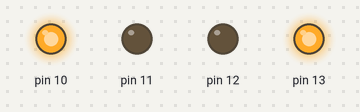
This sketch was run on a simulated Arduino Uno, built with avr-gcc and run on an emulated ATmega328P. On the bench: output pins drawn as LEDs (lit = HIGH). What the sketch prints to the serial monitor is not drawn.

Above: at 1.5 s.
At 7.5 s:
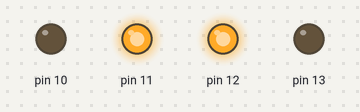
At 11.2 s:
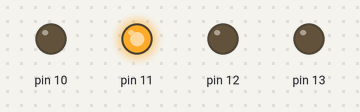
At 15.3 s:
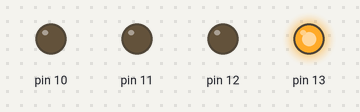
Timing chart, 0 to 15.6 s (numbered marks = the images above):
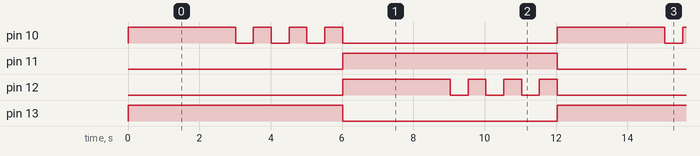

The sketch:

SF02-blink.ino
```cpp
int stato;

void setup() {
  Serial.begin(9600);
  pinMode(10, OUTPUT);
  pinMode(11, OUTPUT);
  pinMode(12, OUTPUT);
  pinMode(13, OUTPUT);
}

unsigned long t1;

void loop() {
  switch(stato) {
    case 0:
      st0();
      t1 = millis();
      break;
    case 1:
      waitAndGo(2);
      break;
    case 2:
      blink(10, 3);
      break;
    case 3:
      st1();
      t1 = millis();
      break;
    case 4:
      waitAndGo(5);
      break;
    case 5:
      blink(12, 0);
      break;
  }
}

void st0(){
  Serial.println("0");
  digitalWrite(13, HIGH);
  digitalWrite(12, LOW);
  digitalWrite(11, LOW);
  digitalWrite(10, HIGH);
  stato = 1;
}

void waitAndGo(int next) {
  Serial.print(".");
  if ((millis() - t1) >= 3000) {
    t1 = millis();
    stato = next;
    Serial.print("->");
    Serial.println(next);
  }
}

void blink(int pin, int next){
  int led = LOW;
  Serial.print("blink - ");
  Serial.println(stato);
  for (int i = 0; i < 6; i++) {
    digitalWrite(pin, led);
    delay(500);
    led = !led;
  }
  Serial.print("->");
  Serial.println(next);
  stato = next;
}

void st1(){
  Serial.println("1");
  digitalWrite(13, LOW);
  digitalWrite(12, HIGH);
  digitalWrite(11, HIGH);
  digitalWrite(10, LOW);
  stato = 4;
}
```

Measured:
- by itself, pin 10, pin 12: repeats every 12.0 s: 3 × (LOW 0.50 s, HIGH 0.50 s), LOW 6.0 s, HIGH 3.0 s
- by itself, pin 11, pin 13: alternates HIGH for 6.0 s and LOW for 6.0 s
- by itself, everything shown: repeats every 12.0 s, in 14 steps
